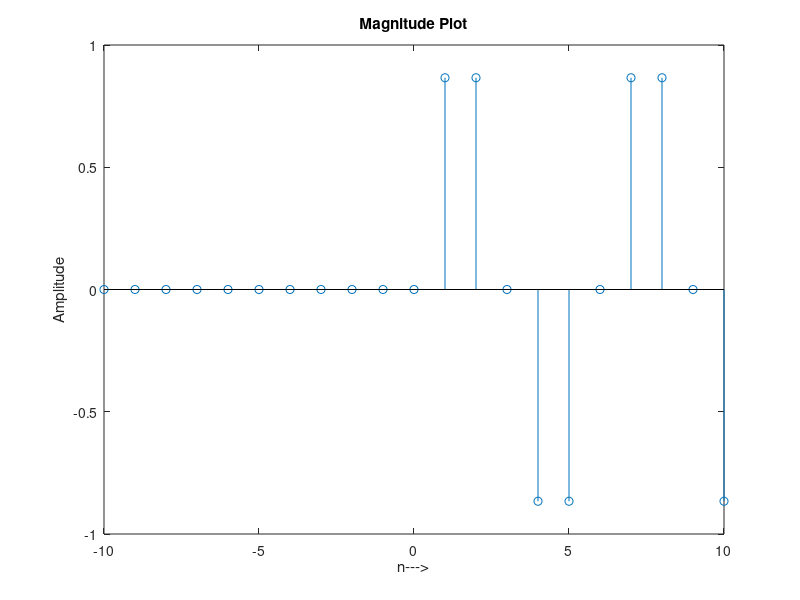

MATLAB code to generate this figure:
close all;
clear all;
clc;
n = -10:10;
u = n >= 0;
x = sin(pi*n*(1/3));
a = x.*u;
stem(n,a);
title('Magnitude Plot');
xlabel('n--->');
ylabel('Amplitude');